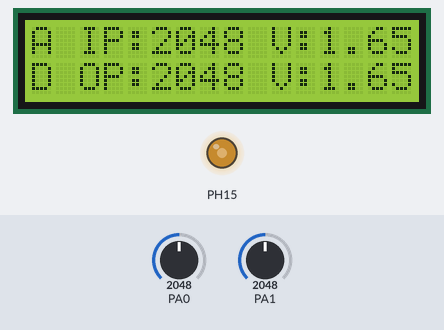
Simulated run of this sketch. Board: STM32 Blue Pill. Parts: 16×2 character LCD, output pins drawn as LEDs (lit = HIGH). Wiring (inferred from the names in the program): MCP4725 DAC at I2C address 0x60. Inputs (shaded band) come from the test bench; at power-on: PA0 = 2048, PA1 = 2048.

Above: at 4.2 s.
4.3 s: PA0 set to 2866
At 4.9 s:
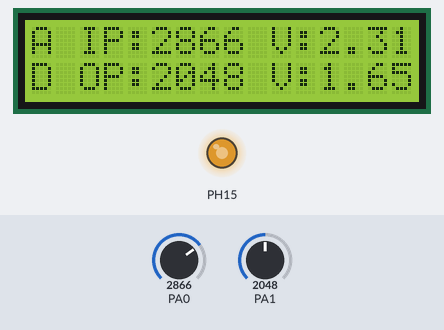
6.6 s: PA0 set to 3603
At 7.0 s:
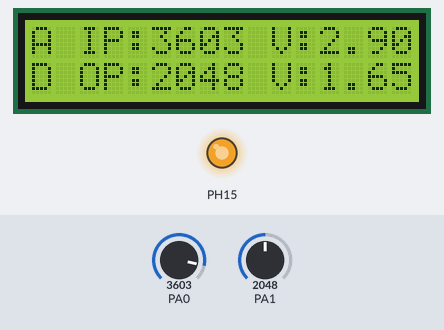
9.1 s: PA0 set to 491
At 9.5 s:
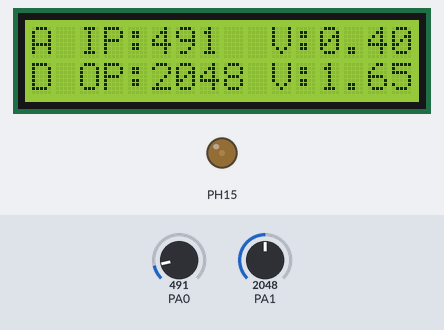
11.6 s: PA1 set to 2866
At 12.0 s:
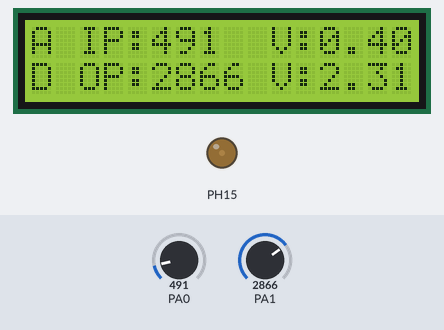
13.1 s: PA0 set to 0
At 13.6 s:
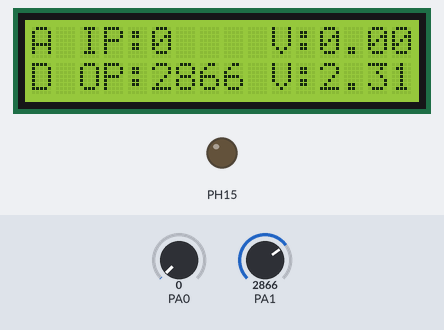
15.7 s: PA1 set to 3603
At 16.1 s:
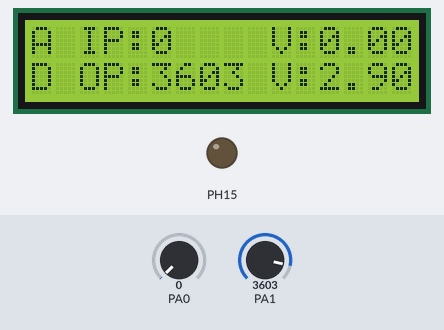
Timing chart, 0 to 18.2 s (numbered marks = the images above; inputs shaded):
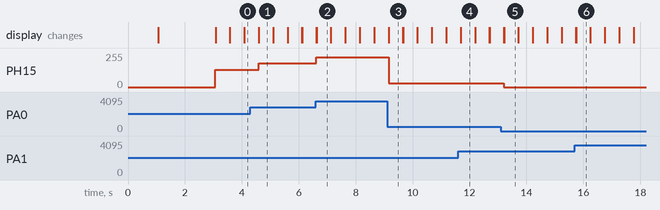

The sketch:

codeFile.ino
```cpp
#include<Wire.h>                   //Include Wire library for using I2C functions

#include<SoftWire.h>

#include <LiquidCrystal.h>         //Include LCD library for using LCD display functions


#define MCP4725 0x60            //MCP4725 address as 0x60 Change yours accordingly


const int rs = PB11, en = PB10, d4 = PB0, d5 = PB1, d6 = PC13, d7 = PC14;

LiquidCrystal lcd(rs, en, d4, d5, d6, d7);


unsigned int adc;

byte buffer[3];


void setup()

{

  Wire.begin();                    //Begins the I2C communication

  lcd.begin(16,2);                 //Sets LCD in 16X2 Mode

  lcd.print("CIRCUIT DIGEST");

  delay(1000);

  lcd.clear();

  lcd.setCursor(0,0);

  lcd.print("STM32F103C8");

  lcd.setCursor(0,1);

  lcd.print("DAC with MCP4725");

  delay(2000);

  lcd.clear();

}


void loop()


{

  buffer[0] = 0b01000000;            //Sets the buffer0 with control byte (010-Sets in Write mode)

  adc = analogRead(PA0);             //Read Analog value from pin PA0


  float ipvolt = (3.3/4096.0)* adc;  //Finding voltage formula

  buffer[1] = adc >> 4;              //Puts the most significant bit values

  buffer[2] = adc << 4;              //Puts the Least significant bit values


  unsigned int analogread = analogRead(PA1) ; //Reads analog value from PA1


  float opvolt = (3.3/4096.0)* analogread; //Finding Voltage Formula


  Wire.beginTransmission(MCP4725);         //Joins I2C bus with MCP4725 with 0x60 address


  Wire.write(buffer[0]);            //Sends the control byte to I2C

  Wire.write(buffer[1]);            //Sends the MSB to I2C

  Wire.write(buffer[2]);            //Sends the LSB to I2C


  Wire.endTransmission();           //Ends the transmission


  lcd.setCursor(0,0);

  lcd.print("A IP:");

  lcd.print(adc);                   //Prints the ADC value from PA0

  lcd.setCursor(10,0);

  lcd.print("V:");                  //Prints the Input Voltage at PA0

  lcd.print(ipvolt);

  lcd.setCursor(0,1);

  lcd.print("D OP:");

  lcd.print(analogread);             //Prints the ADC value from PA1 (From DAC)

  lcd.setCursor(10,1);

  lcd.print("V:");

  lcd.print(opvolt);                 //Prints the Input Voltage at PA1 (From DAC)


  delay(500);

  lcd.clear();

}
```

Measured:
- after the input at 4.3 s, PH15: 128/255 → 179/255 after 0.29 s; the display: first differs from a run without the input after 0.30 s (image 1)
- after the input at 6.6 s, PH15: 179/255 → 225/255 at once; the display: first differs from a run without the input at once (image 2)
- after the input at 9.1 s, PH15: 225/255 → 30/255 after 0.05 s; the display: first differs from a run without the input after 0.06 s (image 3)
- after the input at 11.6 s, the display: first differs from a run without the input after 0.09 s (image 4)
- after the input at 13.1 s, PH15: 30/255 → 0/255 after 0.11 s; the display: first differs from a run without the input after 0.11 s (image 5)
- after the input at 15.7 s, the display: first differs from a run without the input at once (image 6)
- what the display in image 1 shows lasts 0.5 s, from 4.6 s to 5.1 s
